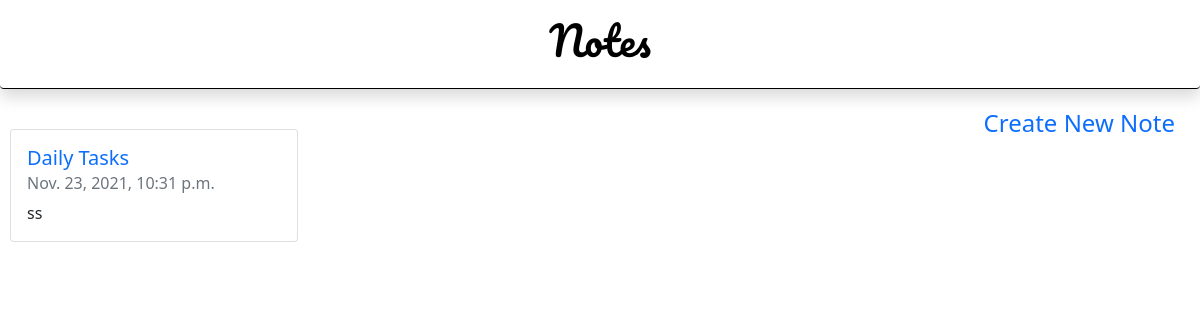
The app's page /, older data.
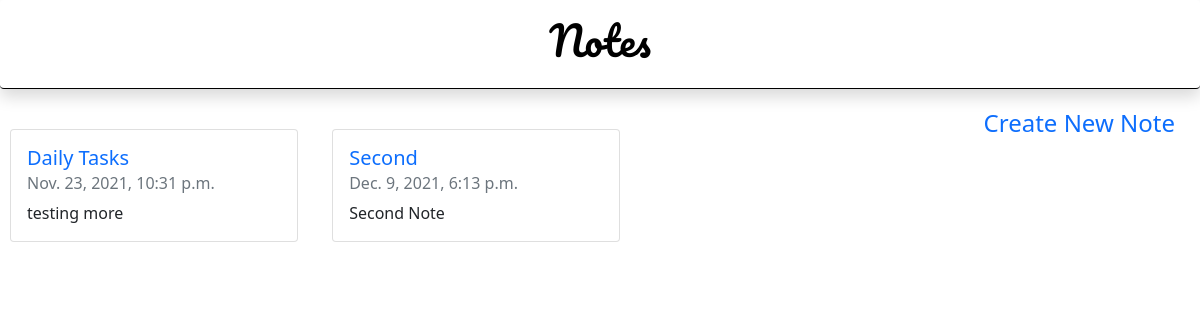
The same page, newer data.
### notes/models.py (models this page shows, shortened)
class Note(models.Model):
    name = models.CharField(max_length=60, editable=True,)
    text = models.TextField(max_length=300, null=True, blank=True)
    date_created = models.DateTimeField(
        default=timezone.datetime.now(), editable=False)

### notes/views.py (the view)
# urls.py: path('', views.home, name='home'),
def home(request):
    context = {'notes': Note.objects.all}
    return render(request, 'home.html', context)

### notes/templates/home.html (shortened to what this page needs)
{% extends 'base.html' %}
    {% block content %}
    <div class="create">
      <a href="{% url 'new' %}"><h4>Create New Note</h4></a>
    </div>
    {% for note in notes %}
    <div class="crd">
      <div class="card" style="width: 18rem">
        <div class="card-body">
          <h5 class="card-title">
            <a href="{% url 'details' note.id %}">{{note.name}} </a>
          </h5>
          <div class="card-subtitle text-muted mb-2">
            <h6>{{note.date_created}}</h6>
          </div>
          <div class="fs-6">{{note.text}}</div>
        </div>
      </div>
    </div>
    {%endfor %} {% endblock %}

Row changes from the older to the newer data that the page shows:
changed Note "Daily Tasks": text "ss" → "testing more"
added Note: name "Second", date_created "Dec. 9, 2021, 6:13 p.m.", text "Second Note"
